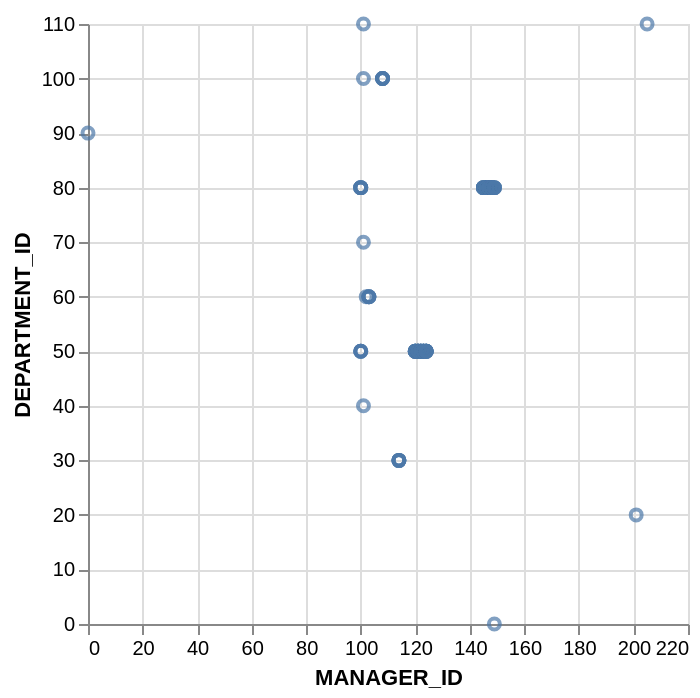

Express this chart as Vega-Lite.
### Vega-Lite specification from a JSON file in a GitHub repository (floating-point values rounded to 4 significant figures)
{"data": {"values": [{"x_data": 0, "y_data": 90}, {"x_data": 102, "y_data": 60}, {"x_data": 103, "y_data": 60}, {"x_data": 103, "y_data": 60}, {"x_data": 103, "y_data": 60}, {"x_data": 103, "y_data": 60}, {"x_data": 101, "y_data": 100}, {"x_data": 108, "y_data": 100}, {"x_data": 108, "y_data": 100}, {"x_data": 108, "y_data": 100}, {"x_data": 108, "y_data": 100}, {"x_data": 108, "y_data": 100}, {"x_data": 114, "y_data": 30}, {"x_data": 114, "y_data": 30}, {"x_data": 114, "y_data": 30}, {"x_data": 114, "y_data": 30}, {"x_data": 114, "y_data": 30}, {"x_data": 100, "y_data": 50}, {"x_data": 100, "y_data": 50}, {"x_data": 100, "y_data": 50}, {"x_data": 100, "y_data": 50}, {"x_data": 120, "y_data": 50}, {"x_data": 120, "y_data": 50}, {"x_data": 120, "y_data": 50}, {"x_data": 120, "y_data": 50}, {"x_data": 121, "y_data": 50}, {"x_data": 121, "y_data": 50}, {"x_data": 121, "y_data": 50}, {"x_data": 121, "y_data": 50}, {"x_data": 122, "y_data": 50}, {"x_data": 122, "y_data": 50}, {"x_data": 122, "y_data": 50}, {"x_data": 122, "y_data": 50}, {"x_data": 123, "y_data": 50}, {"x_data": 123, "y_data": 50}, {"x_data": 123, "y_data": 50}, {"x_data": 123, "y_data": 50}, {"x_data": 124, "y_data": 50}, {"x_data": 124, "y_data": 50}, {"x_data": 124, "y_data": 50}, {"x_data": 124, "y_data": 50}, {"x_data": 100, "y_data": 80}, {"x_data": 100, "y_data": 80}, {"x_data": 100, "y_data": 80}, {"x_data": 100, "y_data": 80}, {"x_data": 100, "y_data": 80}, {"x_data": 145, "y_data": 80}, {"x_data": 145, "y_data": 80}, {"x_data": 145, "y_data": 80}, {"x_data": 145, "y_data": 80}, {"x_data": 145, "y_data": 80}, {"x_data": 145, "y_data": 80}, {"x_data": 146, "y_data": 80}, {"x_data": 146, "y_data": 80}, {"x_data": 146, "y_data": 80}, {"x_data": 146, "y_data": 80}, {"x_data": 146, "y_data": 80}, {"x_data": 146, "y_data": 80}, {"x_data": 147, "y_data": 80}, {"x_data": 147, "y_data": 80}, {"x_data": 147, "y_data": 80}, {"x_data": 147, "y_data": 80}, {"x_data": 147, "y_data": 80}, {"x_data": 147, "y_data": 80}, {"x_data": 148, "y_data": 80}, {"x_data": 148, "y_data": 80}, {"x_data": 148, "y_data": 80}, {"x_data": 148, "y_data": 80}, {"x_data": 148, "y_data": 80}, {"x_data": 148, "y_data": 80}, {"x_data": 149, "y_data": 80}, {"x_data": 149, "y_data": 80}, {"x_data": 149, "y_data": 80}, {"x_data": 149, "y_data": 0}, {"x_data": 149, "y_data": 80}, {"x_data": 120, "y_data": 50}, {"x_data": 120, "y_data": 50}, {"x_data": 120, "y_data": 50}, {"x_data": 120, "y_data": 50}, {"x_data": 121, "y_data": 50}, {"x_data": 121, "y_data": 50}, {"x_data": 121, "y_data": 50}, {"x_data": 121, "y_data": 50}, {"x_data": 122, "y_data": 50}, {"x_data": 122, "y_data": 50}, {"x_data": 122, "y_data": 50}, {"x_data": 122, "y_data": 50}, {"x_data": 123, "y_data": 50}, {"x_data": 123, "y_data": 50}, {"x_data": 123, "y_data": 50}, {"x_data": 123, "y_data": 50}, {"x_data": 124, "y_data": 50}, {"x_data": 124, "y_data": 50}, {"x_data": 124, "y_data": 50}, {"x_data": 124, "y_data": 50}, {"x_data": 201, "y_data": 20}, {"x_data": 101, "y_data": 40}, {"x_data": 101, "y_data": 70}, {"x_data": 101, "y_data": 110}, {"x_data": 205, "y_data": 110}]}, "mark": "point", "encoding": {"x": {"field": "x_data", "type": "quantitative", "title": "MANAGER_ID"}, "y": {"field": "y_data", "type": "quantitative", "title": "DEPARTMENT_ID"}}}
